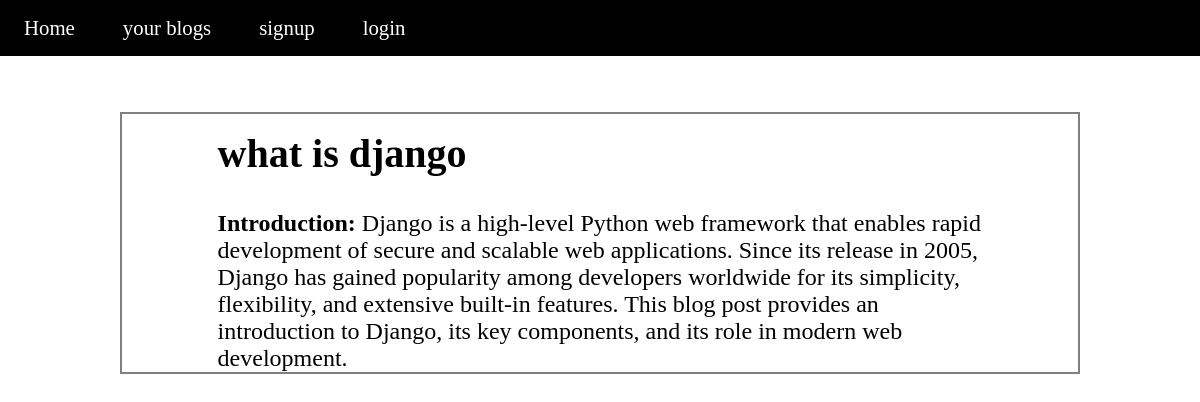
/view_post/33/, run on the app's committed database.
### blog/models.py (models this page shows, shortened)
class BlogPost(models.Model):
    title = models.CharField(max_length=100)
    content = RichTextField(blank=True)
    author = models.ForeignKey(User, on_delete=models.CASCADE)
    created_at = models.DateTimeField(auto_now_add=True)

### blog/views.py (the view)
# urls.py: path("view_post/<int:id>/",views.view_post),
def view_post(request,id):
    post = BlogPost.objects.filter(id = id)
    if len(post)==0:
        return  HttpResponse("No Post Found!")
    else:
        post = post[0]
        return render(request,"view_post.html",{"post":post})

### templates/view_post.html
{%include "base.html"%}
{%block body%}
<div class="view_post_main">
    <div class="view_post_content">
        <h1>{{post.title}}</h1>
        <p>{{post.content | safe}}</p>
    </div>
</div>
{%endblock body%}

### static/style.css (style rules this page uses)
* { margin: 0; padding: 0; max-width: 100%; box-sizing: border-box; }
.view_post_main { height: auto; width: 100vw; display: flex; justify-content: center; margin-top: 7vh; }
.view_post_content { height: auto; width: 80%; display: flex; border: 2px solid grey; flex-wrap: wrap; justify-content: center; padding-top: 2vh; }
.view_post_content > h1 { width: 80%; height: 10vh; font-size: 2.5rem; }
.view_post_content > p { width: 80%; height: auto; font-size: 1.5rem; }

### data on the page
BlogPost: title "what is django", content "Introduction: Django is a high-level Python web framework that enables rapid development of secure and scalable web applications. Since its release in 2005, Django has gained popularity among developers worldwide for its simplicity, flexibility, and extensive built-in features. This blog post provides an introduction to Django, its key components, and its role in modern web development."
